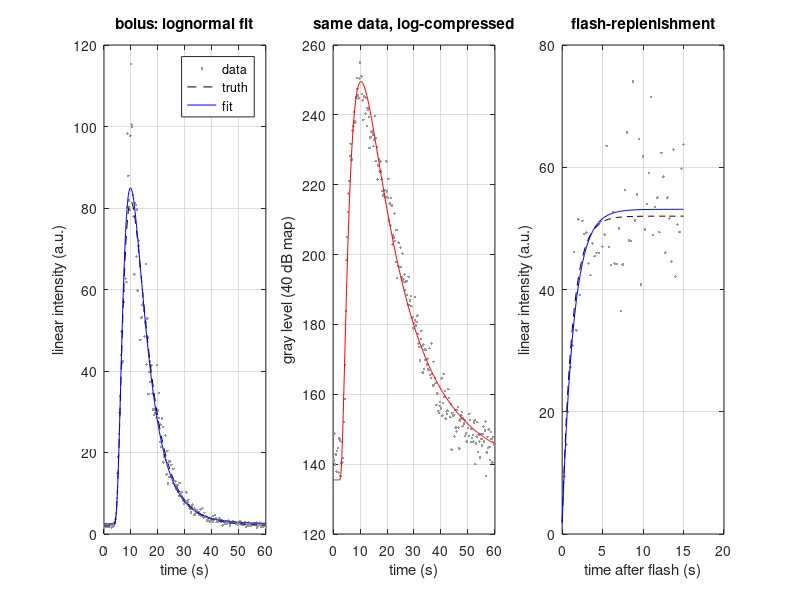

Here is the MATLAB script that generated this plot:
%% m28_tic_perfusion.m  --  Time-intensity curves: bolus (lognormal) and flash-replenishment fits
% Purpose : simulate ROI-averaged linear intensity with speckle (gamma-distributed, shape Ns)
%           and fit (1) a lognormal bolus model and (2) the Wei flash-replenishment model
%           with a hand-written Levenberg-Marquardt loop (numeric Jacobian). Then show why
%           fitting log-compressed display values biases the perfusion parameters.
% Models  : bolus  I(t) = AUC / ((t - t0) s sqrt(2 pi)) exp(-(ln(t - t0) - m)^2 / (2 s^2)) + bg
%           MTT = exp(m + s^2/2) (after t0), TTP = t0 + exp(m - s^2), PE = peak above bg
%           flash  I(t) = A (1 - exp(-beta t)) + bg, flow index A * beta
% Change  : Ns (speckle cells in the ROI), frame rate, true parameters, DR of the display map.
% Expect  : linear-domain fits recover MTT = 11.97 s and TTP = 9.98 s within a few percent
%           (Monte Carlo std printed); fitting the 40 dB log-compressed values lengthens MTT
%           by a factor of about 2 and the flash fit recovers A, beta to a few percent.
% Provenance: Monte Carlo speckle on model curves (lognormal, Wei), not patient data.
% Runtime : about 2 s.
clear; close all; rng(1);

%% Bolus truth and acquisition
fr = 4;  t = (0:1/fr:60)';                        % s, 4 frames per second, 60 s
th = [1000, log(10), 0.6, 3, 2];                  % [AUC (a.u. s), m, s, t0 (s), bg]
lgn = @(p, t) (t > p(4)) .* p(1) ./ (max(t - p(4), 1e-9) * p(3) * sqrt(2*pi)) ...
              .* exp(-(log(max(t - p(4), 1e-9)) - p(2)).^2 / (2 * p(3)^2)) + p(5);
Ns = 50;                                          % independent speckle cells averaged in the ROI
noisy = @(I) I .* (-sum(log(rand(numel(I), Ns)), 2) / Ns);   % mean I, std I/sqrt(Ns)
mtt = @(p) exp(p(2) + p(3)^2/2); ttp = @(p) p(4) + exp(p(2) - p(3)^2);
fprintf('Truth: MTT = %.2f s, TTP = %.2f s, peak above bg = %.1f, AUC = %.0f\n', mtt(th), ttp(th), max(lgn(th, t)) - th(5), th(1));

%% Levenberg-Marquardt, written inline (scripts cannot define local functions portably)
keepFit = cell(1, 2);
nTrial = 100; est = zeros(nTrial, 4); estLog = zeros(nTrial, 2);
DR = 40;                                          % display dynamic range (dB)
for trial = 1:nTrial
  y = noisy(lgn(th, t));
  for mode = 1:2
    if mode == 1
      yy = y;
    else                                          % naive: fit the log-compressed gray levels
      Iref = max(y); yy = 255 * min(max((10*log10(y / Iref) + DR) / DR, 0), 1);
    end
    [pk, ip] = max(yy); base = median(yy(1:10));
    p = [ (pk - base) * 8, log(max(t(ip) - 3, 1)), 0.6, 3, base ];   % initial guess
    lam = 1e-2; r = yy - lgn(p, t); cost = r' * r;
    for it = 1:200
      J = zeros(numel(t), 5);
      for k = 1:5
        dp = zeros(1, 5); dp(k) = 1e-6 * max(1, abs(p(k)));
        J(:, k) = (lgn(p + dp, t) - lgn(p - dp, t)) / (2 * dp(k));
      end
      Hm = J' * J; g = J' * r;
      stepOK = false;
      while ~stepOK && lam < 1e12
        d = (Hm + lam * diag(diag(Hm) + 1e-12)) \ g;
        pn = p + d'; pn(3) = max(pn(3), 0.05); pn(4) = min(pn(4), t(ip) - 0.5);
        rn = yy - lgn(pn, t); cn = rn' * rn;
        if cn < cost, p = pn; r = rn; dc = cost - cn; cost = cn; lam = lam / 3; stepOK = true; else, lam = lam * 4; end
      end
      if ~stepOK || dc < 1e-10 * cost, break; end
    end
    if mode == 1, est(trial, :) = [mtt(p), ttp(p), max(lgn(p, t)) - p(5), p(1)]; else, estLog(trial, :) = [mtt(p), ttp(p)]; end
    if trial == 1, keepFit{mode} = struct('y', yy, 'p', p); end
  end
end
fprintf('Linear-intensity fits (%d trials, Ns = %d): MTT %.2f +- %.2f s, TTP %.2f +- %.2f s, peak %.1f +- %.1f, AUC %.0f +- %.0f\n', ...
  nTrial, Ns, mean(est(:,1)), std(est(:,1)), mean(est(:,2)), std(est(:,2)), mean(est(:,3)), std(est(:,3)), mean(est(:,4)), std(est(:,4)));
fprintf('Log-compressed fits (DR = %d dB):        MTT %.2f +- %.2f s (x%.2f), TTP %.2f +- %.2f s\n', ...
  DR, mean(estLog(:,1)), std(estLog(:,1)), mean(estLog(:,1)) / mtt(th), mean(estLog(:,2)), std(estLog(:,2)));

%% Flash-replenishment (Wei et al. 1998 model)
tf = (0:1/fr:15)'; thF = [50, 0.8, 2];            % A, beta (1/s), bg
mdlF = @(p, t) p(1) * (1 - exp(-p(2) * t)) + p(3);
estF = zeros(nTrial, 3);
for trial = 1:nTrial
  y = noisy(mdlF(thF, tf));
  p = [max(y) - y(1), 1, y(1)]; lam = 1e-2; r = y - mdlF(p, tf); cost = r' * r;
  for it = 1:200
    J = zeros(numel(tf), 3);
    for k = 1:3
      dp = zeros(1, 3); dp(k) = 1e-6 * max(1, abs(p(k)));
      J(:, k) = (mdlF(p + dp, tf) - mdlF(p - dp, tf)) / (2 * dp(k));
    end
    Hm = J' * J; g = J' * r; stepOK = false;
    while ~stepOK && lam < 1e12
      d = (Hm + lam * diag(diag(Hm) + 1e-12)) \ g; pn = p + d'; pn(2) = max(pn(2), 1e-3);
      rn = y - mdlF(pn, tf); cn = rn' * rn;
      if cn < cost, p = pn; r = rn; dc = cost - cn; cost = cn; lam = lam / 3; stepOK = true; else, lam = lam * 4; end
    end
    if ~stepOK || dc < 1e-10 * cost, break; end
  end
  estF(trial, :) = p;
  if trial == 1, keepF = struct('y', y, 'p', p); end
end
fprintf('Flash-replenishment fits: A %.1f +- %.1f (true 50), beta %.3f +- %.3f 1/s (true 0.8), A*beta %.1f +- %.1f (true 40)\n', ...
  mean(estF(:,1)), std(estF(:,1)), mean(estF(:,2)), std(estF(:,2)), mean(estF(:,1).*estF(:,2)), std(estF(:,1).*estF(:,2)));

%% Figures
figure('Position', [50 50 960 330]);
subplot(1, 3, 1); plot(t, keepFit{1}.y, '.', 'Color', [0.6 0.6 0.6]); hold on; plot(t, lgn(th, t), 'k--', t, lgn(keepFit{1}.p, t), 'b'); grid on;
xlabel('time (s)'); ylabel('linear intensity (a.u.)'); title('bolus: lognormal fit'); legend('data', 'truth', 'fit');
subplot(1, 3, 2); plot(t, keepFit{2}.y, '.', 'Color', [0.6 0.6 0.6]); hold on; plot(t, lgn(keepFit{2}.p, t), 'r'); grid on;
xlabel('time (s)'); ylabel('gray level (40 dB map)'); title('same data, log-compressed');
subplot(1, 3, 3); plot(tf, keepF.y, '.', 'Color', [0.6 0.6 0.6]); hold on; plot(tf, mdlF(thF, tf), 'k--', tf, mdlF(keepF.p, tf), 'b'); grid on;
xlabel('time after flash (s)'); ylabel('linear intensity (a.u.)'); title('flash-replenishment');
